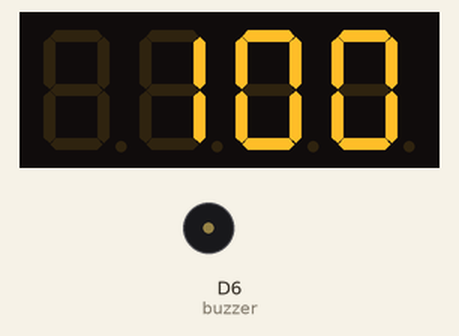
Simulated run of this program. Board: ESP8266 (Wemos D1 mini). Parts: 4-digit seven-segment display, buzzer (waves = sounding, pin HIGH).

Above: at 1.6 s.
At 5.9 s:
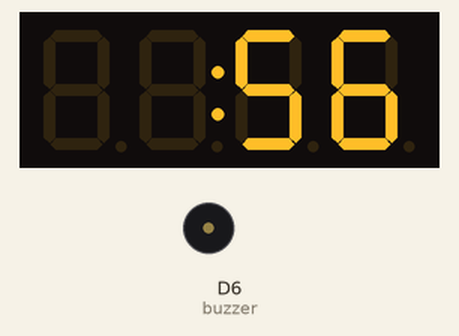
At 10.2 s:
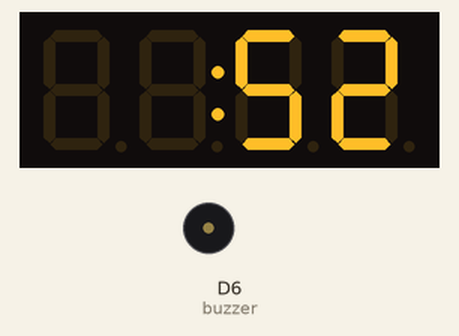
At 19.8 s:
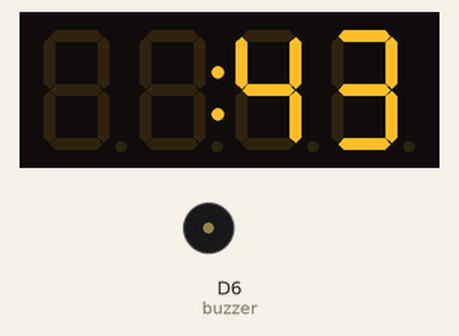
At 28.4 s:
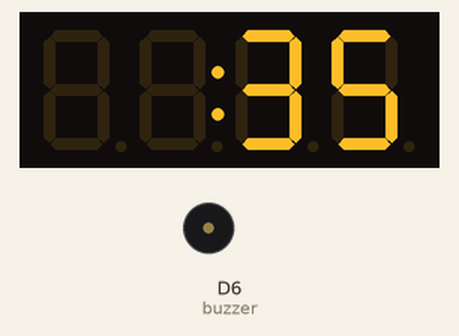
At 38.0 s:
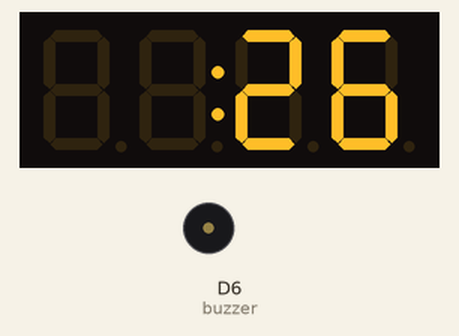

Measured:
- what the display in image 0 shows lasts 1.1 s, from 1.6 s to 2.7 s

The program:

main.cpp
```cpp
#include <Arduino.h>
#include <TM1637Display.h>
#define CLK D4
#define DIO D3
TM1637Display display(CLK, DIO);

int timer_menit = 1; // Setting waktu untuk Menit
int timer_detik = 0; // Setting waktu untuk Detik

int firstnum = 0;
int secondnum = 0;
int thirdnum = 0;
int fournum = 0;

int buzzer = D6;

void setup()
{
  pinMode(buzzer, OUTPUT);
  display.setBrightness(7);
  delay(1500);
  digitalWrite(buzzer, LOW);
}

void loop()
{
  uint8_t titikdua;
  titikdua = 0x80;
  display.setSegments(&titikdua, true, 1);

  while (timer_menit == 0 && timer_detik == 0)
  {
    digitalWrite(buzzer, HIGH);
    uint8_t data[] = {0b00111111, 0b00111111, 0b00111111, 0b00111111};
    display.setSegments(data);
    titikdua = 0x80;
    display.setSegments(&titikdua, true, 1);
  }

  if (timer_menit > 9)
  {
    firstnum = timer_menit / 10 % 10;
    secondnum = timer_menit % 10;
  }

  else
  {
    secondnum = timer_menit;
  }

  if (timer_detik > 9)
  {
    thirdnum = timer_detik / 10 % 10;
    fournum = timer_detik % 10;
  }

  else
  {
    thirdnum = 0;
    fournum = timer_detik;
  }

  uint8_t data[] = {0x00, 0x00, 0x00, 0x00};
  display.setSegments(data);
  titikdua = 0x80;
  display.setSegments(&titikdua, true, 1);

  if (timer_menit > 9)
  {
    display.showNumberDec(firstnum, false, 1, 0);
  }

  if (timer_menit > 0)
  {
    display.showNumberDec(secondnum, false, 1, 1);
  }

  if (timer_detik > 9 || timer_menit > 0)
  {
    display.showNumberDec(thirdnum, false, 1, 2);
  }

  display.showNumberDec(fournum, false, 1, 3);
  timer_detik = timer_detik - 1;
  delay(1000); // Delay of 1 second

  if (timer_detik == -1)
  {
    timer_menit = timer_menit - 1;
    timer_detik = 59;
  }
}
```
